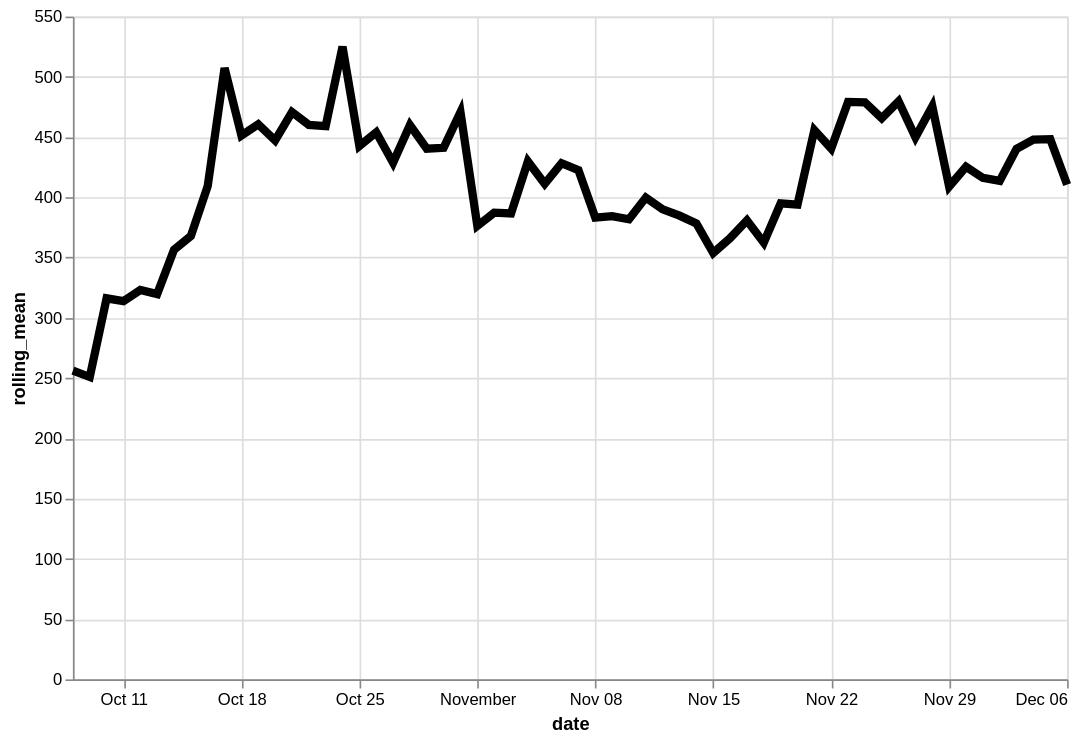

Express this chart as Vega-Lite.
### Vega-Lite specification from a JSON file in a GitHub repository (floating-point values rounded to 4 significant figures)
{"config": {"view": {"continuousWidth": 400, "continuousHeight": 300}}, "data": {"name": "data-8e134cbecb232218910afa28bfce05c0"}, "mark": {"type": "line", "color": "black", "size": 5}, "encoding": {"x": {"type": "temporal", "field": "date"}, "y": {"type": "quantitative", "field": "rolling_mean"}}, "height": 400, "transform": [{"window": [{"op": "mean", "field": "price", "as": "rolling_mean"}], "frame": [-4, 3]}], "width": 600, "$schema": "https://vega.github.io/schema/vega-lite/v4.8.1.json", "datasets": {"data-8e134cbecb232218910afa28bfce05c0": [{"item": "Hutches & Display Cabinets", "date": "2020-10-08", "price": 253.0}, {"item": "Hutches & Display Cabinets", "date": "2020-10-09", "price": 257.5}, {"item": "Hutches & Display Cabinets", "date": "2020-10-10", "price": 251.4}, {"item": "Hutches & Display Cabinets", "date": "2020-10-11", "price": 262.5}, {"item": "Hutches & Display Cabinets", "date": "2020-10-12", "price": 230.0}, {"item": "Hutches & Display Cabinets", "date": "2020-10-13", "price": 642.7}, {"item": "Hutches & Display Cabinets", "date": "2020-10-14", "price": 300.0}, {"item": "Hutches & Display Cabinets", "date": "2020-10-15", "price": 388.0}, {"item": "Hutches & Display Cabinets", "date": "2020-10-16", "price": 225.8}, {"item": "Hutches & Display Cabinets", "date": "2020-10-17", "price": 551.0}, {"item": "Hutches & Display Cabinets", "date": "2020-10-18", "price": 343.0}, {"item": "Hutches & Display Cabinets", "date": "2020-10-19", "price": 594.4}, {"item": "Hutches & Display Cabinets", "date": "2020-10-20", "price": 1013.0}, {"item": "Hutches & Display Cabinets", "date": "2020-10-21", "price": 194.6}, {"item": "Hutches & Display Cabinets", "date": "2020-10-22", "price": 375.0}, {"item": "Hutches & Display Cabinets", "date": "2020-10-23", "price": 280.8}, {"item": "Hutches & Display Cabinets", "date": "2020-10-24", "price": 413.9}, {"item": "Hutches & Display Cabinets", "date": "2020-10-25", "price": 465.8}, {"item": "Hutches & Display Cabinets", "date": "2020-10-26", "price": 334.7}, {"item": "Hutches & Display Cabinets", "date": "2020-10-27", "price": 1122.0}, {"item": "Hutches & Display Cabinets", "date": "2020-10-28", "price": 354.1}, {"item": "Hutches & Display Cabinets", "date": "2020-10-29", "price": 285.6}, {"item": "Hutches & Display Cabinets", "date": "2020-10-30", "price": 172.9}, {"item": "Hutches & Display Cabinets", "date": "2020-10-31", "price": 531.0}, {"item": "Hutches & Display Cabinets", "date": "2020-11-01", "price": 256.3}, {"item": "Hutches & Display Cabinets", "date": "2020-11-02", "price": 471.9}, {"item": "Hutches & Display Cabinets", "date": "2020-11-03", "price": 571.5}, {"item": "Hutches & Display Cabinets", "date": "2020-11-04", "price": 366.7}, {"item": "Hutches & Display Cabinets", "date": "2020-11-05", "price": 441.9}, {"item": "Hutches & Display Cabinets", "date": "2020-11-06", "price": 280.4}, {"item": "Hutches & Display Cabinets", "date": "2020-11-07", "price": 518.8}, {"item": "Hutches & Display Cabinets", "date": "2020-11-08", "price": 381.9}, {"item": "Hutches & Display Cabinets", "date": "2020-11-09", "price": 393.6}, {"item": "Hutches & Display Cabinets", "date": "2020-11-10", "price": 425.2}, {"item": "Hutches & Display Cabinets", "date": "2020-11-11", "price": 256.7}, {"item": "Hutches & Display Cabinets", "date": "2020-11-12", "price": 376.0}, {"item": "Hutches & Display Cabinets", "date": "2020-11-13", "price": 422.1}, {"item": "Hutches & Display Cabinets", "date": "2020-11-14", "price": 424.2}, {"item": "Hutches & Display Cabinets", "date": "2020-11-15", "price": 440.2}, {"item": "Hutches & Display Cabinets", "date": "2020-11-16", "price": 340.4}, {"item": "Hutches & Display Cabinets", "date": "2020-11-17", "price": 341.7}, {"item": "Hutches & Display Cabinets", "date": "2020-11-18", "price": 229.4}, {"item": "Hutches & Display Cabinets", "date": "2020-11-19", "price": 354.5}, {"item": "Hutches & Display Cabinets", "date": "2020-11-20", "price": 494.0}, {"item": "Hutches & Display Cabinets", "date": "2020-11-21", "price": 274.8}, {"item": "Hutches & Display Cabinets", "date": "2020-11-22", "price": 684.5}, {"item": "Hutches & Display Cabinets", "date": "2020-11-23", "price": 431.7}, {"item": "Hutches & Display Cabinets", "date": "2020-11-24", "price": 835.9}, {"item": "Hutches & Display Cabinets", "date": "2020-11-25", "price": 218.6}, {"item": "Hutches & Display Cabinets", "date": "2020-11-26", "price": 539.6}, {"item": "Hutches & Display Cabinets", "date": "2020-11-27", "price": 351.8}, {"item": "Hutches & Display Cabinets", "date": "2020-11-28", "price": 388.8}, {"item": "Hutches & Display Cabinets", "date": "2020-11-29", "price": 386.7}, {"item": "Hutches & Display Cabinets", "date": "2020-11-30", "price": 446.0}, {"item": "Hutches & Display Cabinets", "date": "2020-12-01", "price": 636.7}, {"item": "Hutches & Display Cabinets", "date": "2020-12-02", "price": 303.7}, {"item": "Hutches & Display Cabinets", "date": "2020-12-03", "price": 349.8}, {"item": "Hutches & Display Cabinets", "date": "2020-12-04", "price": 465.7}, {"item": "Hutches & Display Cabinets", "date": "2020-12-05", "price": 331.7}, {"item": "Hutches & Display Cabinets", "date": "2020-12-06", "price": 602.1}]}}
